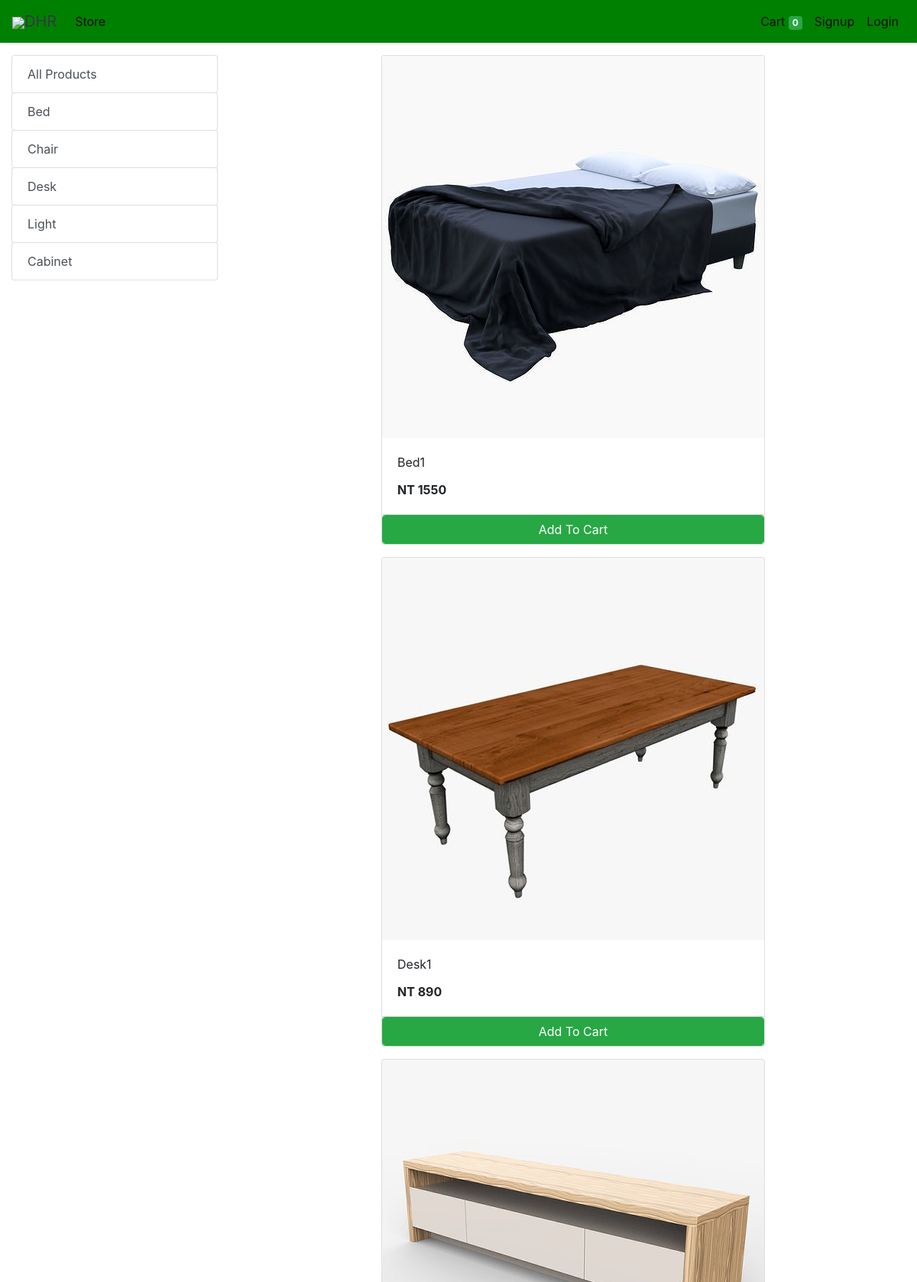
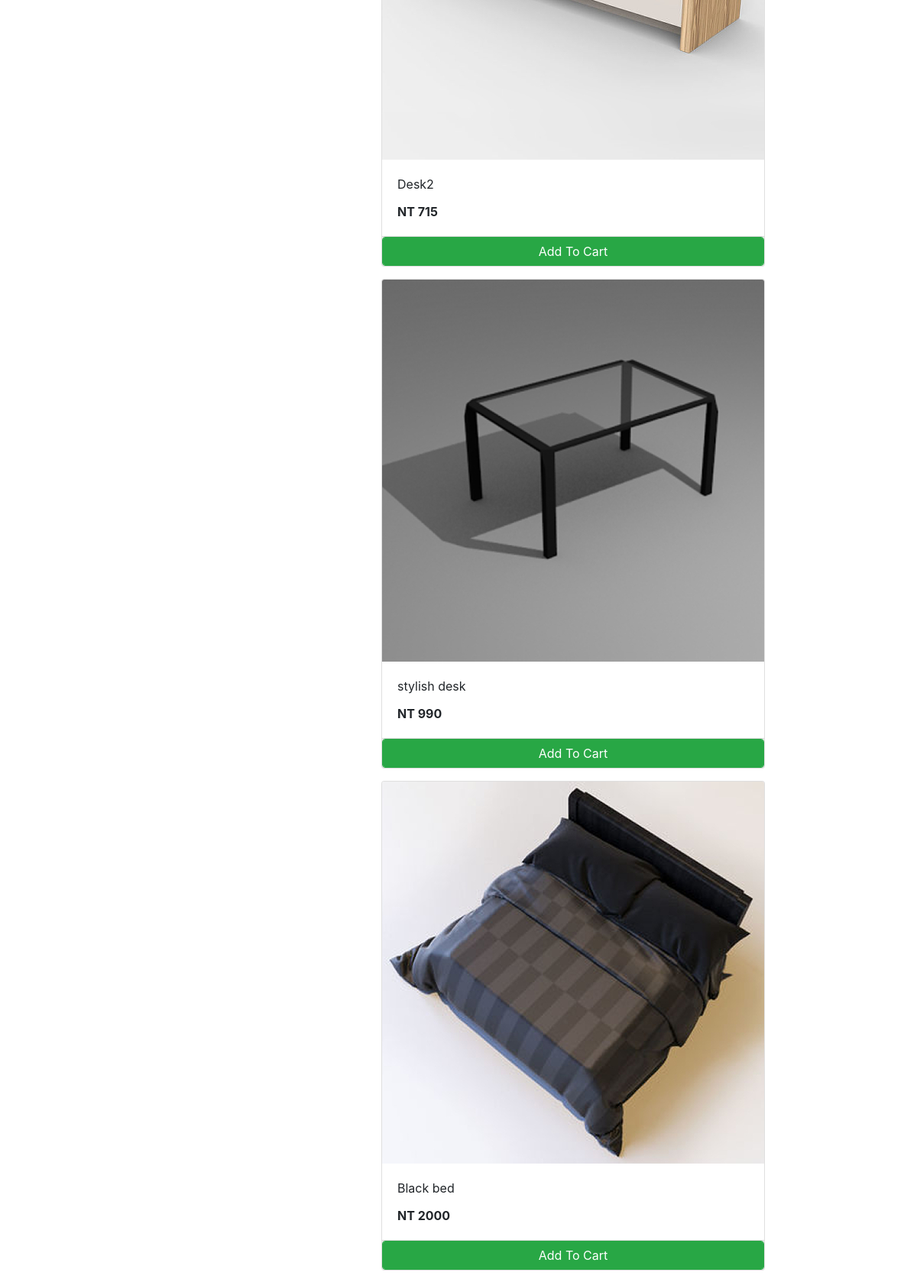
The app's page /store (upper part) with its own data (2 pictures, top to bottom).
### store/models.py (models this page shows, shortened)
class Category(models.Model):
    name = models.CharField(max_length=20)
    @staticmethod
    def get_all_categories():
        return Category.objects.all()

class Product(models.Model):
    name = models.CharField(max_length=60)
    price = models.IntegerField(default=0)
    category = models.ForeignKey(Category, on_delete=models.CASCADE)
    description = models.CharField(max_length=250, default="", blank=True, null=True)
    image = models.ImageField(upload_to="upload/products")
    @staticmethod
    def get_all_Product():
        return Product.objects.all()

### store/views/home.py (the view)
# urls.py: path("", include("store.urls")),
def store(request):
    cart = request.session.get("cart")
    if not cart:
        request.session["cart"] = {}
    products = None
    categories = Category.get_all_categories()
    categoryID = request.GET.get("category")
    if categoryID:
        products = Product.get_all_Product_by_categoryid(categoryID)
    else:
        products = Product.get_all_Product()
    data = {}
    data["products"] = products
    data["categories"] = categories
    return render(request, "index.html", data)

### store/templatetags/cart.py (called while the page is built)
@register.filter(name="is_in_cart")
def is_in_cart(product, cart):
    keys = cart.keys()
    for id in keys:
        if int(id) == product.id:
            return True
    return False

### templates/index.html (shortened to what this page needs)
{% extends 'base.html' %}
{% block content %}
{% load cart %}
{% load custom_filter %}
<div class="container-fluid mt-3">
	<div class="row">
		<div class="col-lg-3 mx-auto">
			<div class="list-group">
				<a href="/" class="list-group-item list-group-item-action btn btn-outline-success">All Products</a>
				{% for category in categories %}
				<a href="/?category={{category.id}}"
					class="list-group-item list-group-item-action btn btn-outline-success ">{{category.name}}</a>
				{% endfor %}
			</div>
		</div>
		<div id='products' class="col-lg-9 mx-auto">
			<div class="row mx-auto">
				{% for product in products %}
				<div class="card mx-auto mb-3" id={{product.id}} style="wg\]9-34usidth: 18rem;">
					<img class="card-img-top" src="{{product.image.url}}" alt="Card image cap">
					<div class="card-body">
						<p class="card-title">{{product.name}}</p>
						<p class="card-text"><b>NT {{product.price}} </b></p>
					</div>
					<div class="card-footer p-0 no-gutters">
						{% if product|is_in_cart:request.session.cart %}
						<div class="row no-gutters">
							<form action="/#{{product.id}}" class="col-2 " method="post">
								{% csrf_token %}
								<input hidden type="text" name='product' value='{{product.id}}'>
								<input hidden type="text" name='remove' value='True'>
								<input type="submit" value=" - " class="btn btn-block btn-success border-right">
							</form>
							<div class="text-center col btn btn-success">{{product|cart_quantity:request.session.cart}} in Cart</div>
							<form action="/#{{product.id}}" class="col-2 " method="post">
								{% csrf_token %}
								<input hidden type="text" name='product' value='{{product.id}}'>
								<input type="submit" value=" + " class="btn btn-block btn-success border-left">
							</form>
						</div>
						{% else %}
						<form action="/#{{product.id}}" method="POST" class="btn-block">
							<input type="submit" class="float-right btn btn-success form-control"
								value="Add To Cart">
						</form>
						{% endif %}
					</div>
				</div>
				{% endfor %}
			</div>
		</div>
	</div>
</div>
{% endblock %}

### templates/base.html (shortened to what this page needs)
<!doctype html>
<html lang="en">
<head>
  <link rel="stylesheet" href="https://maxcdn.bootstrapcdn.com/bootstrap/4.0.0/css/bootstrap.min.css"
>
</head>
<body>
<nav class="one-edge-shadow
  navbar navbar-light
  sticky-top navbar
  navbar-expand-lg
  text-white">
    <a class="navbar-brand ms-3 text-dark " href="/">
    <link rel="stylesheet" href="https://use.fontawesome.com/releases/v5.7.0/css/all.css">
    <img src="https://www.freepnglogos.com/uploads/shopping-cart-png/shopping-cart-svg-png-icon-download-28.png" style="width:50px;height:50px,color:text-light;">DHR</a>
    <div class="collapse navbar-collapse" id="navbarSupportedContent">
      <ul class="navbar-nav mr-auto">
        <li class="nav-item active">
          <a class="nav-link" href="/store">Store <span class="sr-only">(current)</span></a>
        </li>
          </ul>
      <ul class=" navbar-nav my-2 my-lg-0">
        <li class="nav-item active">
          <a class="nav-link" href="/cart">Cart
            <span class="badge badge-success">{{request.session.cart.keys|length}}</span>
            <span class="sr-only">(current)</span></a>
        </li>
        {% if request.session.customer %}
       <li class="nav-item active ">
          <a class="nav-link" href="/orders">Orders<span class="sr-only">(current)</span></a>
        </li>
            <!--<li>
            <a class="nav-link" href="/reserve">Reserve<span class="sr-only">(current)</span></a>
        </li> -->
        <li class="nav-item active ">
          <a class="nav-link" href="/decoration">Decoration<span class="sr-only">(current)</span></a>
        </li>
        <li class="nav-item active ">
          <a class="nav-link" href="/logout">Logout<span class="sr-only">(current)</span></a>
        </li>
        {% else %}
        <li class="nav-item active">
          <a class="nav-link" href="/signup">Signup<span class="sr-only">(current)</span></a>
        </li>
        <li class="nav-item active">
          <a class="nav-link" href="/login">Login<span class="sr-only">(current)</span></a>
        </li>
        {% endif %}
      </ul>
    </div>
  </nav>
  {% block content %}{% endblock %}
</body>
</html>

### templates/base.html (style rules this page uses)
nav { background-color: green; }
.one-edge-shadow { box-shadow: 0 8px 2px -5px rgb(246, 245, 245); }

### records on screen
Category: name "Bed"
Category: name "Chair"
Category: name "Desk"
Category: name "Light"
Category: name "Cabinet"
Product: image (picture), name "Bed1", price "1550"
Product: image (picture), name "Desk1", price "890"
Product: image (picture), name "Desk2", price "715"
Product: image (picture), name "stylish desk", price "990"
Product: image (picture), name "Black bed", price "2000"

### other values on screen
{{ request.session.cart.keys|length }} "0"
